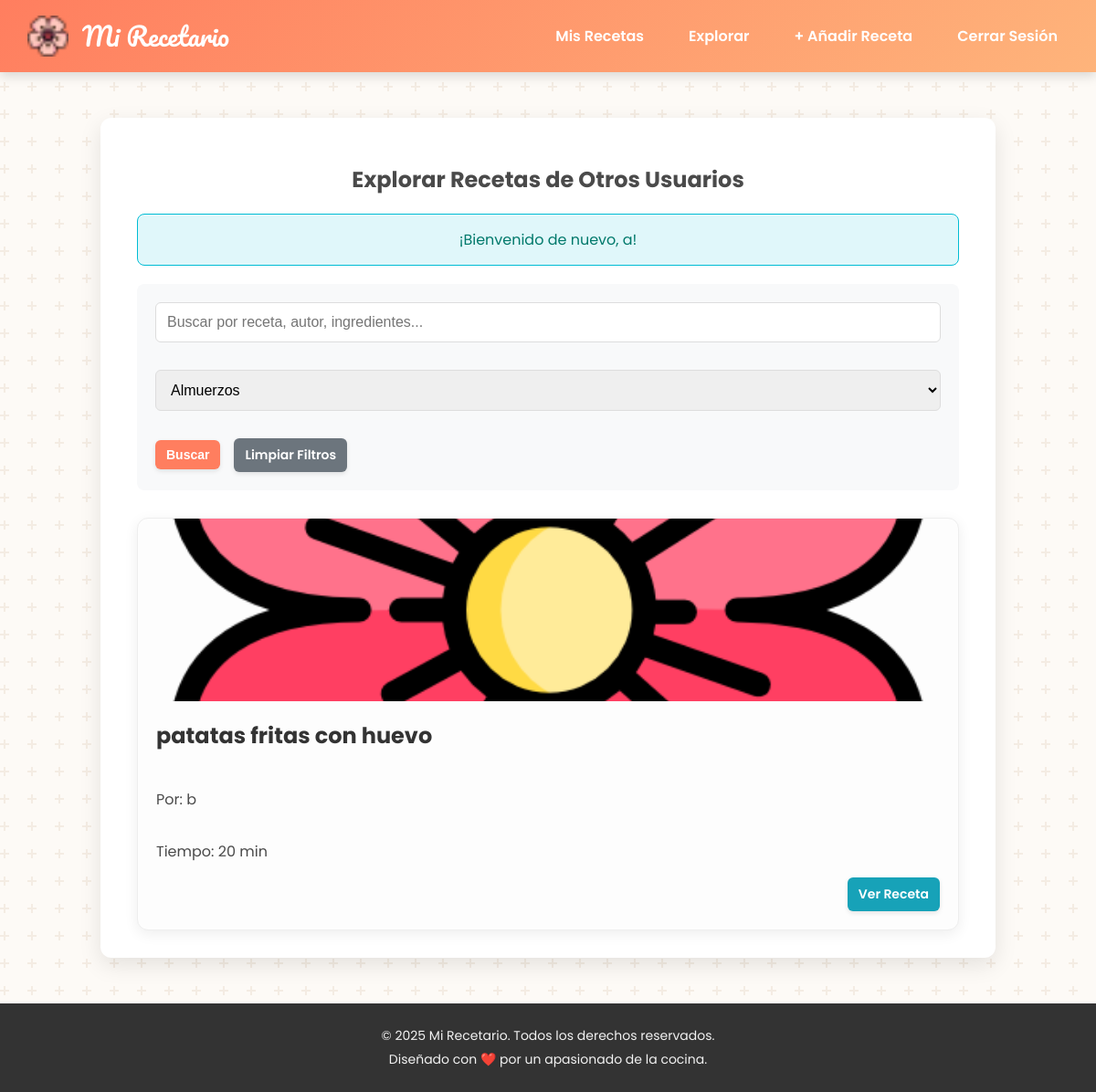
/explore_recipes.php?category=2 (signed in), run on the app's committed database.
### tables this page shows
CREATE TABLE IF NOT EXISTS `recetas` (
  `id_receta` int NOT NULL AUTO_INCREMENT,
  `id_usuario` int NOT NULL,
  `nombre_receta` varchar(100) NOT NULL,
  `ingredientes` text NOT NULL,
  `preparacion` text NOT NULL,
  `tiempo_preparacion_minutos` int DEFAULT NULL,
  `fecha_creacion` datetime DEFAULT CURRENT_TIMESTAMP,
  `imagen_url` varchar(100) NOT NULL,
  PRIMARY KEY (`id_receta`),
  KEY `id_usuario` (`id_usuario`)
);

CREATE TABLE IF NOT EXISTS `usuarios` (
  `id_usuario` int NOT NULL AUTO_INCREMENT,
  `nombre_usuario` varchar(50) NOT NULL,
  `email` varchar(100) NOT NULL,
  `contrasena` varchar(255) NOT NULL,
  `fecha_registro` datetime DEFAULT CURRENT_TIMESTAMP,
  PRIMARY KEY (`id_usuario`),
  UNIQUE KEY `nombre_usuario` (`nombre_usuario`),
  UNIQUE KEY `email` (`email`)
);

### public/explore_recipes.php (the view, shortened to what this page needs)
<?php
require_once '../includes/header.php';
require_once '../includes/db_connect.php';
$user_id = $_SESSION['user_id'];
$categorias = [];
try {
    $stmt_cat = $pdo->query("SELECT id_categoria, nombre_categoria FROM categorias ORDER BY nombre_categoria ASC");
    $categorias = $stmt_cat->fetchAll();
} catch (\PDOException $e) {
    error_log("Error al cargar categorías: " . $e->getMessage());
}
$recetas = [];
$search_query = trim($_GET['search'] ?? '');
$category_id = trim($_GET['category'] ?? '');
$sql = "
    SELECT DISTINCT
        r.id_receta,
        r.nombre_receta,
        r.tiempo_preparacion_minutos,
        r.imagen_url,
        u.nombre_usuario AS autor
    FROM recetas r
    JOIN usuarios u ON r.id_usuario = u.id_usuario";
if (!empty($category_id)) {
    $sql .= " JOIN recetas_categorias rc ON r.id_receta = rc.id_receta";
}
$sql .= " WHERE r.id_usuario != ?";
$params = [$user_id];
if (!empty($category_id)) {
    $sql .= " AND rc.id_categoria = ?";
    $params[] = $category_id;
}
$sql .= " ORDER BY r.fecha_creacion DESC";
try {
    $stmt = $pdo->prepare($sql);
    $stmt->execute($params);
    $recetas = $stmt->fetchAll();
} catch (\PDOException $e) {
    error_log("Error al cargar recetas para explorar: " . $e->getMessage());
    $_SESSION['message'] = '<p class="message error">Error al cargar las recetas. Inténtalo de nuevo.</p>';
}
?>
<div class="explore-container">
    <h2>Explorar Recetas de Otros Usuarios</h2>
    <?php
    if (isset($_SESSION['message'])) {
        echo $_SESSION['message'];
    }
    ?>
    <div class="search-filter-section">
        <form action="explore_recipes.php" method="GET">
            <input type="text" name="search" placeholder="Buscar por receta, autor, ingredientes..." value="<?= htmlspecialchars($search_query) ?>">
            <select name="category">
                <?php foreach ($categorias as $categoria): ?>
                    <option value="<?= $categoria['id_categoria'] ?>" <?= ($category_id == $categoria['id_categoria']) ? 'selected' : '' ?>>
                        <?= htmlspecialchars($categoria['nombre_categoria']) ?>
                    </option>
                <?php endforeach; ?>
            </select>
            <button type="submit" class="btn">Buscar</button>
            <?php if (!empty($search_query) || !empty($category_id)): ?>
                <a href="explore_recipes.php" class="btn btn-cancel">Limpiar Filtros</a>
            <?php endif; ?>
        </form>
    </div>
    <?php if (empty($recetas)): ?>
        <div class="message">
            <p>No se encontraron recetas que coincidan con tus filtros.</p>
        </div>
    <?php else: ?>
        <div class="recipes-grid">
            <?php foreach ($recetas as $receta): ?>
                <div class="recipe-card">
                    <img src="<?= htmlspecialchars($receta['imagen_url'] ?? 'img/flor-de-cerezo.png') ?>" alt="Imagen de <?= htmlspecialchars($receta['nombre_receta']) ?>" class="recipe-card-image" onerror="this.onerror=null;this.src='img/flor-de-cerezo.png';">
                    <div class="recipe-card-content">
                        <h3><?= htmlspecialchars($receta['nombre_receta']) ?></h3>
                        <p class="author-info">Por: <?= htmlspecialchars($receta['autor']) ?></p>
                        <p>Tiempo: <?= htmlspecialchars($receta['tiempo_preparacion_minutos'] ?? 'N/A') ?> min</p>
                        <div class="recipe-actions">
                            <a href="view_recipe.php?id=<?= $receta['id_receta'] ?>&explore=1" class="btn btn-info">Ver Receta</a>
                        </div>
                    </div>
                </div>
            <?php endforeach; ?>
        </div>
    <?php endif; ?>
</div>
<?php
require_once '../includes/footer.php';
?>

### public/css/style.css (style rules this page uses)
html { box-sizing: border-box; }
*, *:before, *:after { box-sizing: inherit; }
body { font-family: 'Poppins', sans-serif; background-color: #fdfaf6; color: #4a4a4a; margin: 0; display: flex; flex-direction: column; min-height: 100vh; overflow-x: hidden; }
.container, .dashboard-container, .form-container, .recipe-detail-container, .explore-container { background-color: #ffffff; padding: 30px 40px; border-radius: 12px; box-shadow: 0 8px 25px rgba(0, 0, 0, 0.1); width: 100%; max-width: 980px; margin: 30px auto; text-align: center; }
form { text-align: left; }
input[type="text"], input[type="email"], input[type="password"], input[type="number"], textarea, select { width: 100%; padding: 12px; margin-bottom: 15px; border: 1px solid #ddd; border-radius: 6px; font-size: 16px; box-sizing: border-box; }
.btn, button { background: #ff7e5f; color: white; padding: 8px 12px; border: none; border-radius: 6px; cursor: pointer; font-size: 14px; font-weight: 600; text-decoration: none; display: inline-block; transition: background-color 0.3s, transform 0.2s, box-shadow 0.3s; box-shadow: 0 2px 5px rgba(0, 0, 0, 0.1); }
.btn-info { background-color: #17a2b8; }
.btn-cancel { background-color: #6c757d; }
.message { background-color: #e0f7fa; color: #00796b; border: 1px solid #00bcd4; padding: 15px; border-radius: 8px; margin-bottom: 20px; text-align: center; }
.recipes-grid { display: grid; grid-template-columns: repeat(auto-fit, minmax(280px, 1fr)); gap: 25px; margin-top: 30px; }
.recipe-card { background-color: #fdfdfd; border: 1px solid #eee; border-radius: 12px; text-align: left; box-shadow: 0 4px 15px rgba(0, 0, 0, 0.07); display: flex; flex-direction: column; transition: transform 0.3s, box-shadow 0.3s; }
.recipe-card-image { width: 100%; height: 200px; object-fit: cover; }
.recipe-card-content { padding: 20px; display: flex; flex-direction: column; flex-grow: 1; }
.recipe-card h3 { margin-top: 0; color: #333; font-size: 1.5em; }
.recipe-actions { display: flex; justify-content: flex-end; gap: 5px; margin-top: auto; flex-wrap: wrap; align-items: center; }
.search-filter-section { margin-bottom: 30px; padding: 20px; background-color: #f8f9fa; border-radius: 8px; }
.search-filter-section form { display: flex; flex-wrap: wrap; gap: 15px; align-items: center; }

### data on the page
recetas: imagen_url (picture), nombre_receta "patatas fritas con huevo", id_usuario.nombre_usuario "b", tiempo_preparacion_minutos "20"

### other printed values
$_SESSION['message'] "¡Bienvenido de nuevo, a!"
form field category "Almuerzos"
